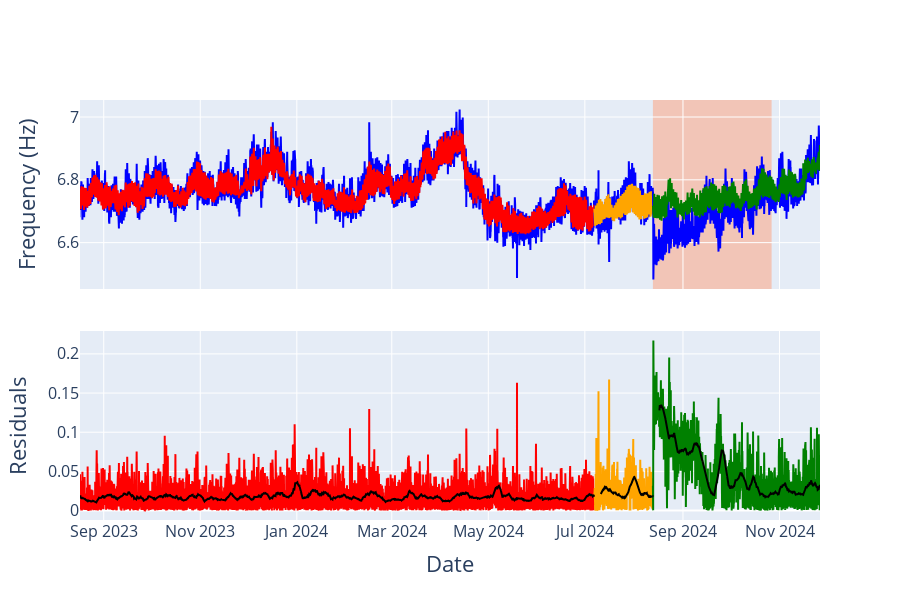

The cell this chart's notebook holds for it:
### Code cell
df_cut = df.tail(len(df) - SEQ_LEN).copy()
# Ensure 'Dates UTC' is a datetime object
df_cut['Dates UTC'] = pd.to_datetime(df_cut['Dates UTC'])
normal_df = df_cut[df_cut['Dates UTC'] < split_date_earthquake].copy()
test_df = df_cut[df_cut['Dates UTC'] >= split_date_earthquake].copy()

# Define conservative recovery period
recovery_start = pd.to_datetime('2024-08-13')
recovery_end = recovery_start + pd.DateOffset(days=2.5*30)

# Calculate RMSE
train_rmse = np.sqrt(mean_squared_error(y_train_actual, train_predictions))
val_rmse = np.sqrt(mean_squared_error(y_val_actual, val_predictions))
#test_rmse = np.sqrt(mean_squared_error(y_test_actual, test_predictions))
# Filter test data for the recovery period
recovery_test_indices = test_df['Dates UTC'] >= recovery_end
recovery_test_actual = y_test_actual[recovery_test_indices]
recovery_test_predictions = test_predictions[recovery_test_indices]

# Calculate RMSE for the recovery period
test_rmse = np.sqrt(mean_squared_error(recovery_test_actual, recovery_test_predictions))
print(f"Train RMSE: {train_rmse:.4f}, Val RMSE {val_rmse:.4f}, Test RMSE: {test_rmse:.4f}")
# Exclude recovery period from the test data for RMSE calculation
non_recovery_test_indices = test_df['Dates UTC'] < recovery_start
non_recovery_test_actual = y_test_actual[non_recovery_test_indices]
non_recovery_test_predictions = test_predictions[non_recovery_test_indices]

# Calculate RMSE for the whole dataset excluding the recovery period
overall_rmse = np.sqrt(mean_squared_error(np.concatenate((y_train_actual, y_val_actual, non_recovery_test_actual)),
                                          np.concatenate((train_predictions, val_predictions, non_recovery_test_predictions))))
print(f"Overall RMSE (excluding recovery period): {overall_rmse:.4f}")

# Calculate residuals
train_residuals = np.abs(y_train_actual.flatten() - train_predictions.flatten())
val_residuals = np.abs(y_val_actual.flatten() - val_predictions.flatten())
test_residuals = np.abs(y_test_actual.flatten() - test_predictions.flatten())

# Moving averages
ma_window = 100
train_residuals_ma = np.convolve(train_residuals, np.ones(ma_window)/ma_window, mode='valid')
val_residuals_ma = np.convolve(val_residuals, np.ones(ma_window)/ma_window, mode='valid')
test_residuals_ma = np.convolve(test_residuals, np.ones(ma_window)/ma_window, mode='valid')

train_indices = normal_df['Dates UTC'][:len(train_predictions)]
val_indices = normal_df['Dates UTC'][len(train_predictions):(len(train_predictions) + len(val_predictions))]
test_indices = test_df['Dates UTC'][:len(test_predictions)]

# Create subplots with shared x-axis
fig = make_subplots(
    rows=2, cols=1, shared_xaxes=True, vertical_spacing=0.1,
)

# Plot actual vs predicted
fig.add_trace(go.Scatter(x=train_indices, y=y_train_actual.flatten(), mode='lines', line=dict(color='blue'), name='Actual', showlegend=False), row=1, col=1)
fig.add_trace(go.Scatter(x=train_indices, y=train_predictions.flatten(), mode='lines', line=dict(color='red'), name='Train Predicted', showlegend=False), row=1, col=1)
fig.add_trace(go.Scatter(x=val_indices, y=y_val_actual.flatten(), mode='lines', line=dict(color='blue'), name='Validation Actual', showlegend=False), row=1, col=1)
fig.add_trace(go.Scatter(x=val_indices, y=val_predictions.flatten(), mode='lines', line=dict(color='orange'), name='Validation Predicted', showlegend=False), row=1, col=1)
fig.add_trace(go.Scatter(x=test_indices, y=y_test_actual.flatten(), mode='lines', line=dict(color='blue'), name='Test Actual', showlegend=False), row=1, col=1)
fig.add_trace(go.Scatter(x=test_indices, y=test_predictions.flatten(), mode='lines', line=dict(color='green'), name='Test Predicted', showlegend=False), row=1, col=1)

# Highlight recovery period
fig.add_vrect(x0=recovery_start, x1=recovery_end, fillcolor="LightSalmon", opacity=0.5, layer="below", line_width=0, row=1, col=1)
fig.add_vrect(x0=recovery_start, x1=recovery_end, fillcolor="LightSalmon", opacity=0.5, layer="below", line_width=0, row=2, col=1)

# Plot residuals as lines
fig.add_trace(go.Scatter(x=train_indices, y=train_residuals, mode='lines', line=dict(color='red'), name='Train Residuals', showlegend=False), row=2, col=1)
fig.add_trace(go.Scatter(x=val_indices, y=val_residuals, mode='lines', line=dict(color='orange'), name='Validation Residuals', showlegend=False), row=2, col=1)
fig.add_trace(go.Scatter(x=test_indices, y=test_residuals, mode='lines', line=dict(color='green'),name='Test Residuals', showlegend=False), row=2, col=1)

# Plot moving averages of residuals
fig.add_trace(go.Scatter(x=train_indices[ma_window-1:], y=train_residuals_ma, mode='lines', line=dict(color='black'), name='Train Residuals <br> Moving Average', showlegend=False), row=2, col=1)
fig.add_trace(go.Scatter(x=val_indices[ma_window-1:], y=val_residuals_ma, mode='lines', line=dict(color='black'), name='Validation Residuals MA', showlegend=False), row=2, col=1)
fig.add_trace(go.Scatter(x=test_indices[ma_window-1:], y=test_residuals_ma, mode='lines', line=dict(color='black'), name='Test Residuals MA', showlegend=False), row=2, col=1)

OFFSET = 200
x_start_offset = normal_df['Dates UTC'].iloc[OFFSET]  # Start x-axis at the 100th sample
x_end = test_df['Dates UTC'].iloc[-1]  # Keep the full range

fig.update_layout(
    xaxis2={  # X-axis for the second subplot
        "title": "Date",
        "titlefont": {"size": 22},  
        "tickfont": {"size": 16},
        "range": [x_start_offset, x_end]  # Apply visual offset``  
    },
    yaxis={
        "title": "Frequency (Hz)",
        "titlefont": {"size": 22},  # Increase Y-axis label font size (for the first subplot)
        "tickfont": {"size": 16}  
    },
    yaxis2={  # Y-axis for the second subplot
        "title": "Residuals",
        "titlefont": {"size": 22},  
        "tickfont": {"size": 16}  
    },
    legend={
        "font": {"size": 24}  # Increase legend font size
    },
    height=600
)

# Show the figure
fig.show()
fig.write_image("../images/TCN_no_legend.svg", width=1800, height=600)

### Figure 1 — Plotly figure (JSON) as saved in the notebook; plotly's stock layout.template omitted (floating-point values rounded to 4 significant figures; data arrays with more than 128 entries replaced by an {"elided": "..."} marker saying what was removed)
{"data": [{"line": {"color": "blue"}, "mode": "lines", "name": "Actual", "showlegend": false, "type": "scatter", "x": {"elided": "7999 str values"}, "xaxis": "x", "y": {"elided": "7999 float values"}, "yaxis": "y"}, {"line": {"color": "red"}, "mode": "lines", "name": "Train Predicted", "showlegend": false, "type": "scatter", "x": {"elided": "7999 str values"}, "xaxis": "x", "y": {"elided": "7999 float values"}, "yaxis": "y"}, {"line": {"color": "blue"}, "mode": "lines", "name": "Validation Actual", "showlegend": false, "type": "scatter", "x": {"elided": "889 str values"}, "xaxis": "x", "y": {"elided": "889 float values"}, "yaxis": "y"}, {"line": {"color": "orange"}, "mode": "lines", "name": "Validation Predicted", "showlegend": false, "type": "scatter", "x": {"elided": "889 str values"}, "xaxis": "x", "y": {"elided": "889 float values"}, "yaxis": "y"}, {"line": {"color": "blue"}, "mode": "lines", "name": "Test Actual", "showlegend": false, "type": "scatter", "x": {"elided": "2535 str values"}, "xaxis": "x", "y": {"elided": "2535 float values"}, "yaxis": "y"}, {"line": {"color": "green"}, "mode": "lines", "name": "Test Predicted", "showlegend": false, "type": "scatter", "x": {"elided": "2535 str values"}, "xaxis": "x", "y": {"elided": "2535 float values"}, "yaxis": "y"}, {"line": {"color": "red"}, "mode": "lines", "name": "Train Residuals", "showlegend": false, "type": "scatter", "x": {"elided": "7999 str values"}, "xaxis": "x2", "y": {"elided": "7999 float values"}, "yaxis": "y2"}, {"line": {"color": "orange"}, "mode": "lines", "name": "Validation Residuals", "showlegend": false, "type": "scatter", "x": {"elided": "889 str values"}, "xaxis": "x2", "y": {"elided": "889 float values"}, "yaxis": "y2"}, {"line": {"color": "green"}, "mode": "lines", "name": "Test Residuals", "showlegend": false, "type": "scatter", "x": {"elided": "2535 str values"}, "xaxis": "x2", "y": {"elided": "2535 float values"}, "yaxis": "y2"}, {"line": {"color": "black"}, "mode": "lines", "name": "Train Residuals <br> Moving Average", "showlegend": false, "type": "scatter", "x": {"elided": "7900 str values"}, "xaxis": "x2", "y": {"elided": "7900 float values"}, "yaxis": "y2"}, {"line": {"color": "black"}, "mode": "lines", "name": "Validation Residuals MA", "showlegend": false, "type": "scatter", "x": {"elided": "790 str values"}, "xaxis": "x2", "y": {"elided": "790 float values"}, "yaxis": "y2"}, {"line": {"color": "black"}, "mode": "lines", "name": "Test Residuals MA", "showlegend": false, "type": "scatter", "x": {"elided": "2436 str values"}, "xaxis": "x2", "y": {"elided": "2436 float values"}, "yaxis": "y2"}], "layout": {"height": 600, "legend": {"font": {"size": 24}}, "shapes": [{"fillcolor": "LightSalmon", "layer": "below", "line": {"width": 0}, "opacity": 0.5, "type": "rect", "x0": "2024-08-13T00:00:00", "x1": "2024-10-27T00:00:00", "xref": "x", "y0": 0, "y1": 1, "yref": "y domain"}], "xaxis": {"anchor": "y", "domain": [0, 1], "matches": "x2", "showticklabels": false}, "xaxis2": {"anchor": "y2", "domain": [0, 1], "range": ["2023-08-17T00:00:00", "2024-11-26T14:00:00"], "tickfont": {"size": 16}, "title": {"font": {"size": 22}, "text": "Date"}}, "yaxis": {"anchor": "x", "domain": [0.55, 1], "tickfont": {"size": 16}, "title": {"font": {"size": 22}, "text": "Frequency (Hz)"}}, "yaxis2": {"anchor": "x2", "domain": [0, 0.45], "tickfont": {"size": 16}, "title": {"font": {"size": 22}, "text": "Residuals"}}}}
